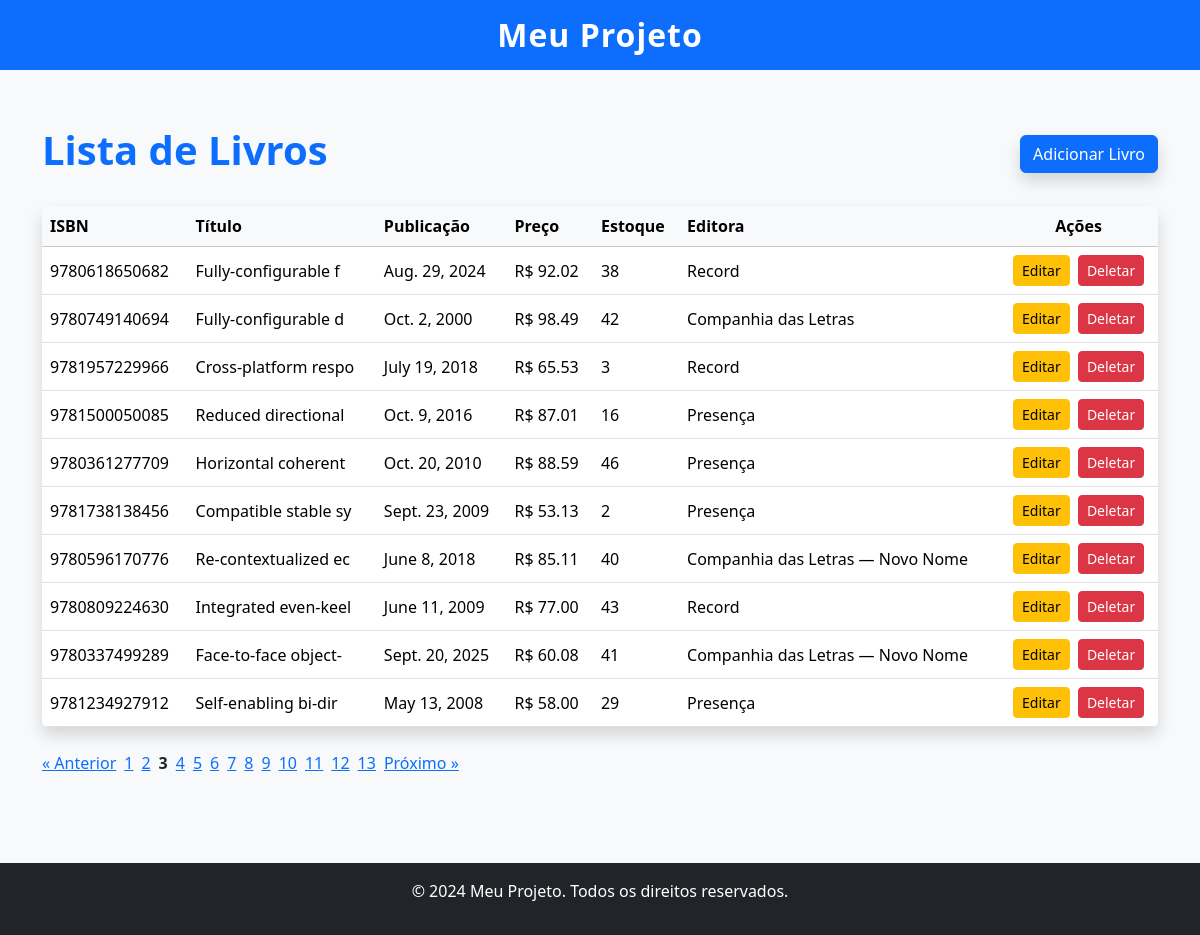
The page /edu/?page=3 on the database its author committed.
### Edu/models.py (models this page shows, shortened)
class Livro(models.Model):
    isbn = models.CharField(max_length=13)
    titulo = models.CharField(max_length=20)
    publicacao = models.DateField()
    preco = models.DecimalField(max_digits=6, decimal_places=2)
    estoque = models.IntegerField()
    Editora_id = models.ForeignKey(Editora, on_delete=models.CASCADE)
    autores = models.ManyToManyField(Autor)

class Editora(models.Model):
    nome = models.CharField(max_length=100, unique=True)

### Edu/views.py (the view)
# urls.py: path('', views.livro_list, name='livro_list'),
def livro_list(request):
    livros = Livro.objects.all()
    paginator = Paginator(livros, 10)
    page_number = request.GET.get('page')
    try:
        page_obj = paginator.page(page_number)
    except PageNotAnInteger:
        page_obj = paginator.page(1)
    except EmptyPage:
        page_obj = paginator.page(paginator.num_pages)
    return render(request, 'Edu/livro_list.html', {'page_obj': page_obj})

### templates/Edu/livro_list.html
{% extends 'base.html' %}
{% block content %}
<div class="container py-4">
    <div class="d-flex justify-content-between align-items-center mb-4">
        <h1 class="display-6 fw-bold text-primary">Lista de Livros</h1>
        <a href="{% url 'edu:livro_create' %}" class="btn btn-primary shadow">Adicionar Livro</a>
    </div>
    <div class="table-responsive shadow rounded">
        <table class="table table-hover align-middle mb-0">
            <thead class="table-light">
                <tr>
                    <th>ISBN</th>
                    <th>Título</th>
                    <th>Publicação</th>
                    <th>Preço</th>
                    <th>Estoque</th>
                    <th>Editora</th>
                    <th class="text-center">Ações</th>
                </tr>
            </thead>
            <tbody>
                {% for livro in page_obj %}
                <tr>
                    <td>{{ livro.isbn }}</td>
                    <td>{{ livro.titulo }}</td>
                    <td>{{ livro.publicacao }}</td>
                    <td>R$ {{ livro.preco }}</td>
                    <td>{{ livro.estoque }}</td>
                    <td>{{ livro.Editora_id.nome }}</td>
                    <td class="text-center">
                        <a href="{% url 'edu:livro_update' livro.pk %}" class="btn btn-warning btn-sm me-1">Editar</a>
                        <a href="{% url 'edu:livro_delete' livro.pk %}" class="btn btn-danger btn-sm">Deletar</a>
                    </td>
                </tr>
                {% empty %}
                <tr>
                    <td colspan="7" class="text-center text-muted">Nenhum livro cadastrado.</td>
                </tr>
                {% endfor %}
            </tbody>
        </table>
    </div>
    {% if page_obj.has_other_pages %}
    <div class="mt-4">
        <nav class="pagination" aria-label="Page navigation">
            <ul style="list-style:none; display:flex; gap:8px; padding:0; justify-content: center;">
                {% if page_obj.has_previous %}
                    <li><a href="?page={{ page_obj.previous_page_number }}">&laquo; Anterior</a></li>
                {% else %}
                    <li style="opacity:0.5;">&laquo; Anterior</li>
                {% endif %}
                {% for num in page_obj.paginator.page_range %}
                    {% if num == page_obj.number %}
                        <li><strong>{{ num }}</strong></li>
                    {% else %}
                        <li><a href="?page={{ num }}">{{ num }}</a></li>
                    {% endif %}
                {% endfor %}
                {% if page_obj.has_next %}
                    <li><a href="?page={{ page_obj.next_page_number }}">Próximo &raquo;</a></li>
                {% else %}
                    <li style="opacity:0.5;">Próximo &raquo;</li>
                {% endif %}
            </ul>
        </nav>
    </div>
    {% endif %}
</div>
{% endblock %}

### templates/base.html (style rules this page uses)
body { background-color: #f8f9fa; }

### rows shown on the page
Livro: isbn "9780618650682", titulo "Fully-configurable f", publicacao "Aug. 29, 2024", preco "92.02", estoque "38", Editora_id.nome "Record"
Livro: isbn "9780749140694", titulo "Fully-configurable d", publicacao "Oct. 2, 2000", preco "98.49", estoque "42", Editora_id.nome "Companhia das Letras"
Livro: isbn "9781957229966", titulo "Cross-platform respo", publicacao "July 19, 2018", preco "65.53", estoque "3", Editora_id.nome "Record"
Livro: isbn "9781500050085", titulo "Reduced directional", publicacao "Oct. 9, 2016", preco "87.01", estoque "16", Editora_id.nome "Presença"
Livro: isbn "9780361277709", titulo "Horizontal coherent", publicacao "Oct. 20, 2010", preco "88.59", estoque "46", Editora_id.nome "Presença"
Livro: isbn "9781738138456", titulo "Compatible stable sy", publicacao "Sept. 23, 2009", preco "53.13", estoque "2", Editora_id.nome "Presença"
Livro: isbn "9780596170776", titulo "Re-contextualized ec", publicacao "June 8, 2018", preco "85.11", estoque "40", Editora_id.nome "Companhia das Letras — Novo Nome"
Livro: isbn "9780809224630", titulo "Integrated even-keel", publicacao "June 11, 2009", preco "77.00", estoque "43", Editora_id.nome "Record"
Livro: isbn "9780337499289", titulo "Face-to-face object-", publicacao "Sept. 20, 2025", preco "60.08", estoque "41", Editora_id.nome "Companhia das Letras — Novo Nome"
Livro: isbn "9781234927912", titulo "Self-enabling bi-dir", publicacao "May 13, 2008", preco "58.00", estoque "29", Editora_id.nome "Presença"

### other values the page prints
{{ num }} "1" "2" "4" "5" "6" "7" "8" "9" "10" "11" "12" "13"
{{ num }} "3"
